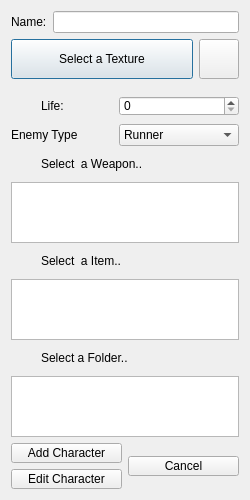
<?xml version="1.0" encoding="UTF-8"?>
<ui version="4.0">
 <class>QOmgDialogCharacter</class>
 <widget class="QDialog" name="QOmgDialogCharacter">
  <property name="geometry">
   <rect>
    <x>0</x>
    <y>0</y>
    <width>250</width>
    <height>500</height>
   </rect>
  </property>
  <property name="minimumSize">
   <size>
    <width>250</width>
    <height>500</height>
   </size>
  </property>
  <property name="maximumSize">
   <size>
    <width>250</width>
    <height>500</height>
   </size>
  </property>
  <property name="windowTitle">
   <string>Characters</string>
  </property>
  <property name="styleSheet">
   <string notr="true"/>
  </property>
  <layout class="QVBoxLayout" name="verticalLayout_2">
   <item>
    <layout class="QHBoxLayout" name="horizontalLayout_3">
     <item>
      <widget class="QLabel" name="label_2">
       <property name="text">
        <string>Name:</string>
       </property>
      </widget>
     </item>
     <item>
      <widget class="QLineEdit" name="_name"/>
     </item>
    </layout>
   </item>
   <item>
    <layout class="QHBoxLayout" name="horizontalLayout_8">
     <item>
      <widget class="QPushButton" name="_pb_textures">
       <property name="minimumSize">
        <size>
         <width>82</width>
         <height>40</height>
        </size>
       </property>
       <property name="maximumSize">
        <size>
         <width>16777215</width>
         <height>80</height>
        </size>
       </property>
       <property name="styleSheet">
        <string notr="true"/>
       </property>
       <property name="text">
        <string>Select a Texture</string>
       </property>
       <property name="icon">
        <iconset resource="../images.qrc">
         <normaloff>:/Media/character.png</normaloff>:/Media/character.png</iconset>
       </property>
       <property name="iconSize">
        <size>
         <width>32</width>
         <height>32</height>
        </size>
       </property>
      </widget>
     </item>
     <item>
      <widget class="QPushButton" name="deleteTextures">
       <property name="minimumSize">
        <size>
         <width>40</width>
         <height>40</height>
        </size>
       </property>
       <property name="maximumSize">
        <size>
         <width>40</width>
         <height>40</height>
        </size>
       </property>
       <property name="text">
        <string/>
       </property>
       <property name="icon">
        <iconset resource="../images.qrc">
         <normaloff>:/Media/delete.png</normaloff>:/Media/delete.png</iconset>
       </property>
       <property name="iconSize">
        <size>
         <width>32</width>
         <height>32</height>
        </size>
       </property>
      </widget>
     </item>
    </layout>
   </item>
   <item>
    <widget class="QColorButton" name="widget" native="true"/>
   </item>
   <item>
    <layout class="QHBoxLayout" name="horizontalLayout_7">
     <property name="topMargin">
      <number>3</number>
     </property>
     <item>
      <widget class="QLabel" name="label_6">
       <property name="minimumSize">
        <size>
         <width>24</width>
         <height>24</height>
        </size>
       </property>
       <property name="maximumSize">
        <size>
         <width>24</width>
         <height>24</height>
        </size>
       </property>
       <property name="text">
        <string/>
       </property>
       <property name="pixmap">
        <pixmap resource="../images.qrc">:/Media/mbag.png</pixmap>
       </property>
       <property name="scaledContents">
        <bool>true</bool>
       </property>
       <property name="alignment">
        <set>Qt::AlignCenter</set>
       </property>
      </widget>
     </item>
     <item>
      <widget class="QLabel" name="label_5">
       <property name="text">
        <string>Life:</string>
       </property>
      </widget>
     </item>
     <item>
      <spacer name="horizontalSpacer">
       <property name="orientation">
        <enum>Qt::Horizontal</enum>
       </property>
       <property name="sizeHint" stdset="0">
        <size>
         <width>40</width>
         <height>20</height>
        </size>
       </property>
      </spacer>
     </item>
     <item>
      <widget class="QSpinBox" name="_life">
       <property name="minimumSize">
        <size>
         <width>120</width>
         <height>20</height>
        </size>
       </property>
       <property name="maximumSize">
        <size>
         <width>120</width>
         <height>20</height>
        </size>
       </property>
       <property name="maximum">
        <number>1000</number>
       </property>
      </widget>
     </item>
    </layout>
   </item>
   <item>
    <layout class="QHBoxLayout" name="horizontalLayout">
     <item>
      <widget class="QLabel" name="_label2_enemy">
       <property name="text">
        <string>Enemy Type</string>
       </property>
      </widget>
     </item>
     <item>
      <widget class="QComboBox" name="_type_enemy">
       <property name="minimumSize">
        <size>
         <width>120</width>
         <height>0</height>
        </size>
       </property>
       <property name="maximumSize">
        <size>
         <width>120</width>
         <height>16777215</height>
        </size>
       </property>
       <item>
        <property name="text">
         <string>Runner</string>
        </property>
       </item>
       <item>
        <property name="text">
         <string>Big Boss</string>
        </property>
       </item>
       <item>
        <property name="text">
         <string>Gunner</string>
        </property>
       </item>
       <item>
        <property name="text">
         <string>Junior Boss</string>
        </property>
       </item>
      </widget>
     </item>
    </layout>
   </item>
   <item>
    <layout class="QHBoxLayout" name="horizontalLayout_6">
     <item>
      <widget class="QLabel" name="weaponIcon">
       <property name="minimumSize">
        <size>
         <width>24</width>
         <height>24</height>
        </size>
       </property>
       <property name="maximumSize">
        <size>
         <width>24</width>
         <height>24</height>
        </size>
       </property>
       <property name="text">
        <string/>
       </property>
       <property name="pixmap">
        <pixmap resource="../images.qrc">:/Media/gun.png</pixmap>
       </property>
       <property name="scaledContents">
        <bool>true</bool>
       </property>
      </widget>
     </item>
     <item>
      <widget class="QLabel" name="weaponLabel">
       <property name="text">
        <string>Select  a Weapon..</string>
       </property>
      </widget>
     </item>
    </layout>
   </item>
   <item>
    <widget class="QListWidget" name="weaponList">
     <property name="maximumSize">
      <size>
       <width>16777215</width>
       <height>100</height>
      </size>
     </property>
    </widget>
   </item>
   <item>
    <layout class="QHBoxLayout" name="horizontalLayout_9">
     <item>
      <widget class="QLabel" name="itemIcon">
       <property name="minimumSize">
        <size>
         <width>24</width>
         <height>24</height>
        </size>
       </property>
       <property name="maximumSize">
        <size>
         <width>24</width>
         <height>24</height>
        </size>
       </property>
       <property name="text">
        <string/>
       </property>
       <property name="pixmap">
        <pixmap resource="../images.qrc">:/Media/item.png</pixmap>
       </property>
       <property name="scaledContents">
        <bool>true</bool>
       </property>
      </widget>
     </item>
     <item>
      <widget class="QLabel" name="itemLabel">
       <property name="text">
        <string>Select  a Item..</string>
       </property>
      </widget>
     </item>
    </layout>
   </item>
   <item>
    <widget class="QListWidget" name="itemList">
     <property name="maximumSize">
      <size>
       <width>16777215</width>
       <height>100</height>
      </size>
     </property>
    </widget>
   </item>
   <item>
    <layout class="QHBoxLayout" name="horizontalLayout_2">
     <item>
      <widget class="QLabel" name="label">
       <property name="minimumSize">
        <size>
         <width>24</width>
         <height>24</height>
        </size>
       </property>
       <property name="maximumSize">
        <size>
         <width>24</width>
         <height>24</height>
        </size>
       </property>
       <property name="text">
        <string/>
       </property>
       <property name="pixmap">
        <pixmap resource="../images.qrc">:/Media/folder.png</pixmap>
       </property>
       <property name="scaledContents">
        <bool>true</bool>
       </property>
      </widget>
     </item>
     <item>
      <widget class="QLabel" name="label_3">
       <property name="text">
        <string>Select a Folder..</string>
       </property>
      </widget>
     </item>
    </layout>
   </item>
   <item>
    <widget class="QListWidget" name="listWidget">
     <property name="maximumSize">
      <size>
       <width>16777215</width>
       <height>100</height>
      </size>
     </property>
    </widget>
   </item>
   <item>
    <layout class="QHBoxLayout" name="horizontalLayout_4">
     <item>
      <layout class="QVBoxLayout" name="verticalLayout">
       <item>
        <widget class="QPushButton" name="_new_char">
         <property name="minimumSize">
          <size>
           <width>82</width>
           <height>20</height>
          </size>
         </property>
         <property name="maximumSize">
          <size>
           <width>16777215</width>
           <height>20</height>
          </size>
         </property>
         <property name="styleSheet">
          <string notr="true"/>
         </property>
         <property name="text">
          <string>Add Character</string>
         </property>
         <property name="icon">
          <iconset resource="../images.qrc">
           <normaloff>:/Media/add.png</normaloff>:/Media/add.png</iconset>
         </property>
        </widget>
       </item>
       <item>
        <widget class="QPushButton" name="_edit_char">
         <property name="minimumSize">
          <size>
           <width>82</width>
           <height>20</height>
          </size>
         </property>
         <property name="maximumSize">
          <size>
           <width>16777215</width>
           <height>20</height>
          </size>
         </property>
         <property name="styleSheet">
          <string notr="true"/>
         </property>
         <property name="text">
          <string>Edit Character</string>
         </property>
         <property name="icon">
          <iconset resource="../images.qrc">
           <normaloff>:/Media/edit.png</normaloff>:/Media/edit.png</iconset>
         </property>
        </widget>
       </item>
      </layout>
     </item>
     <item>
      <widget class="QPushButton" name="pushButton">
       <property name="sizePolicy">
        <sizepolicy hsizetype="Minimum" vsizetype="Fixed">
         <horstretch>0</horstretch>
         <verstretch>0</verstretch>
        </sizepolicy>
       </property>
       <property name="minimumSize">
        <size>
         <width>0</width>
         <height>20</height>
        </size>
       </property>
       <property name="maximumSize">
        <size>
         <width>16777215</width>
         <height>20</height>
        </size>
       </property>
       <property name="text">
        <string>Cancel</string>
       </property>
       <property name="icon">
        <iconset resource="../images.qrc">
         <normaloff>:/Media/delete.png</normaloff>:/Media/delete.png</iconset>
       </property>
      </widget>
     </item>
    </layout>
   </item>
  </layout>
 </widget>
 <customwidgets>
  <customwidget>
   <class>QColorButton</class>
   <extends>QWidget</extends>
   <header>QColorButton.h</header>
   <container>1</container>
  </customwidget>
 </customwidgets>
 <resources>
  <include location="../images.qrc"/>
 </resources>
 <connections/>
</ui>
